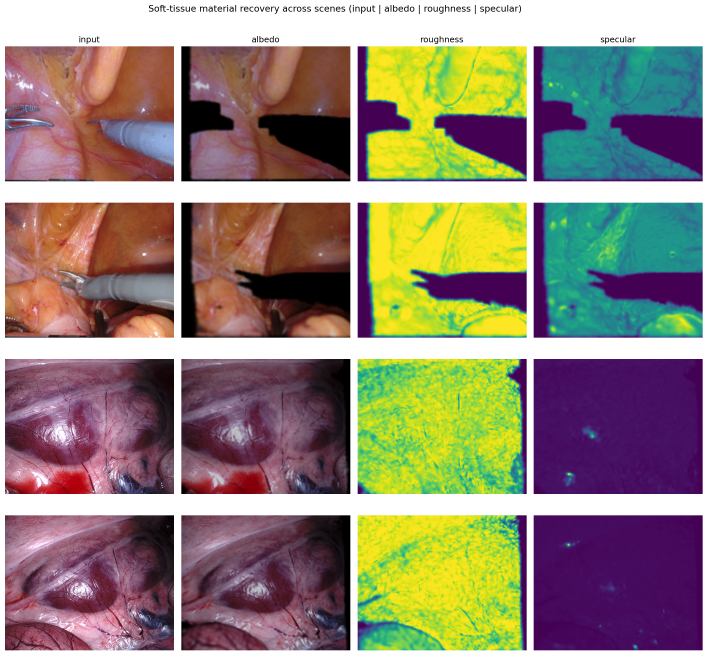
#> input picture submission/bme_online/figures/fig_material_4x4.png, 2122 x 1966 px, found by its file name (shown at 1/3 size)
$ python make_mbec_material_figure.py
#> lines starting #> are read from the running program, lines starting #| are printed output that depends on the picture
"""Optical-material figure for MBEC.

Re-lays out the 4x4 material grid (input | albedo | roughness | specular for
two EndoNeRF scenes and two SCARED keyframes): the generic title is removed
and each row receives its scene label.
"""
from __future__ import annotations

from pathlib import Path

import numpy as np
from PIL import Image, ImageDraw, ImageFont

ROOT = Path(__file__).resolve().parents[1]
FIGURES = ROOT / "submission" / "mbec" / "figures"
SOURCE = FIGURES / "fig_material_4x4.png"
OUT = FIGURES / "fig_material.png"
ROW_BANDS = ((139, 544), (608, 1013), (1077, 1482), (1546, 1951))
ROW_LABELS = ("EndoNeRF pulling", "EndoNeRF cutting", "SCARED keyframe 1", "SCARED keyframe 2")


def font(size: int) -> ImageFont.FreeTypeFont:
    for name in ("arial.ttf", "DejaVuSans.ttf"):
        path = Path(r"C:\Windows\Fonts") / name
        if path.exists():
            return ImageFont.truetype(str(path), size)
    return ImageFont.load_default()


ROWS = (0, 2)
GAP = 24


def main() -> None:
    source = Image.open(SOURCE).convert("RGB")
    header = 58
    margin = 70
    bands = [ROW_BANDS[k] for k in ROWS]
    height = sum(bottom - top for top, bottom in bands) + GAP * (len(bands) - 1)
    canvas = Image.new("RGB", (source.width + margin, height + header), "white")
#> canvas: PIL image 2192x892 RGB; every value is 255
    draw = ImageDraw.Draw(canvas)
    typeface = font(34)

    gray = np.asarray(source.convert("L"))[ROW_BANDS[0][0] : ROW_BANDS[0][1]]
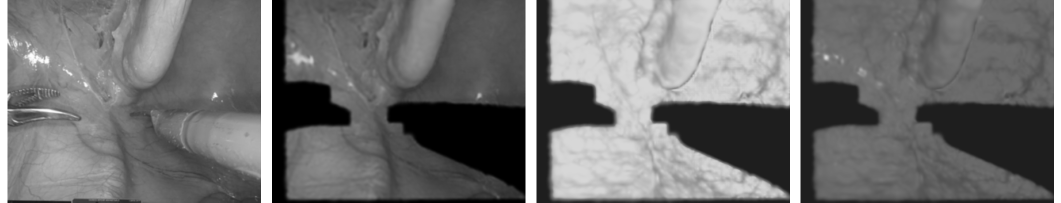
#> gray: shape (405, 2122) (shown at 1/2 size); min 0, max 255, mean 113.9
    occupied = (gray < 245).any(axis=0)
    edges = np.flatnonzero(np.diff(occupied.astype(int)))
#> edges = [14, 521, 543, 1050, 1072, 1579, 1600, 2107]
    starts, stops = edges[::2] + 1, edges[1::2] + 1
#> starts = [15, 544, 1073, 1601]; stops = [522, 1051, 1580, 2108]
    for (start, stop), text in zip(zip(starts, stops), ("input", "albedo", "roughness", "specular")):
        width = draw.textlength(text, font=typeface)
        draw.text((margin + (start + stop) / 2 - width / 2, 10), text, fill="#111827", font=typeface)
#> this loop made 4 passes
#> (start, stop, text, width) on passes 1 to 4: (15, 522, 'input', 26), (544, 1051, 'albedo', 31), (1073, 1580, 'roughness', 50), (1601, 2108, 'specular', 40)
    y = header
    for k, (top, bottom) in zip(ROWS, bands):
        canvas.paste(source.crop((0, top, source.width, bottom)), (margin, y))
        label = Image.new("RGBA", (bottom - top, margin), (255, 255, 255, 0))
        label_draw = ImageDraw.Draw(label)
        width = label_draw.textlength(ROW_LABELS[k], font=typeface)
        label_draw.text(((label.width - width) / 2, 12), ROW_LABELS[k], fill="#111827", font=typeface)
        rotated = label.rotate(90, expand=True)
        canvas.paste(rotated, (0, y), rotated)
        y += bottom - top + GAP
#> this loop made 2 passes
#> width on passes 1 to 2: 87, 92
#> pass 1, in main, `rotated = label.rotate(90, expand=True)`:
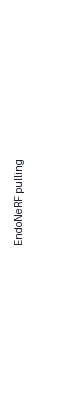
#> rotated: PIL image 70x405 RGBA; mean R, G, B, A 252.3, 252.4, 252.6, 1.9; transparent parts drawn white
#> after the loop:
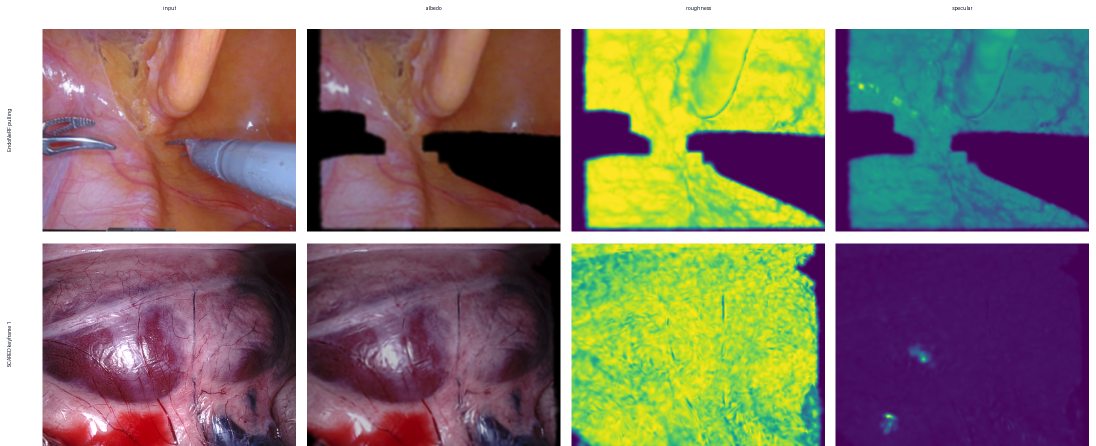
#> canvas: PIL image 2192x892 RGB (shown at 1/2 size); mean R, G, B 136.4, 123.4, 112.5
#> after the loop:
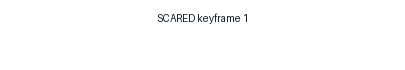
#> label: PIL image 405x70 RGBA; mean R, G, B, A 251.9, 251.9, 252.1, 1.9; transparent parts drawn white
#> after the loop, y = 916
    canvas.save(OUT, dpi=(300, 300))
    print(OUT, canvas.size)
#| submission/mbec/figures/fig_material.png (2192, 892)


if __name__ == "__main__":
    main()

$ run again, with submission/bme_online/figures/_review_all.png copied over submission/bme_online/figures/fig_material_4x4.png
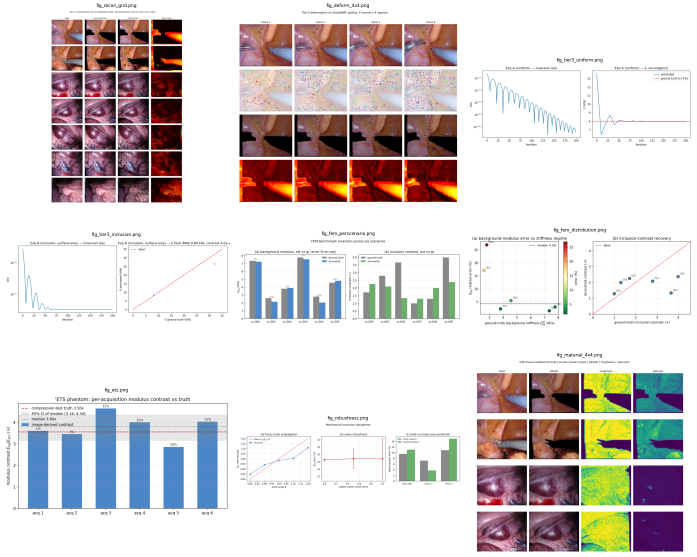
#> input picture submission/bme_online/figures/_review_all.png, 1393 x 1113 px, found by its file name (shown at 1/2 size)
#> in main, `gray = np.asarray(source.convert("L"))[ROW_BANDS[0][0] : ROW_BANDS[0][..`:
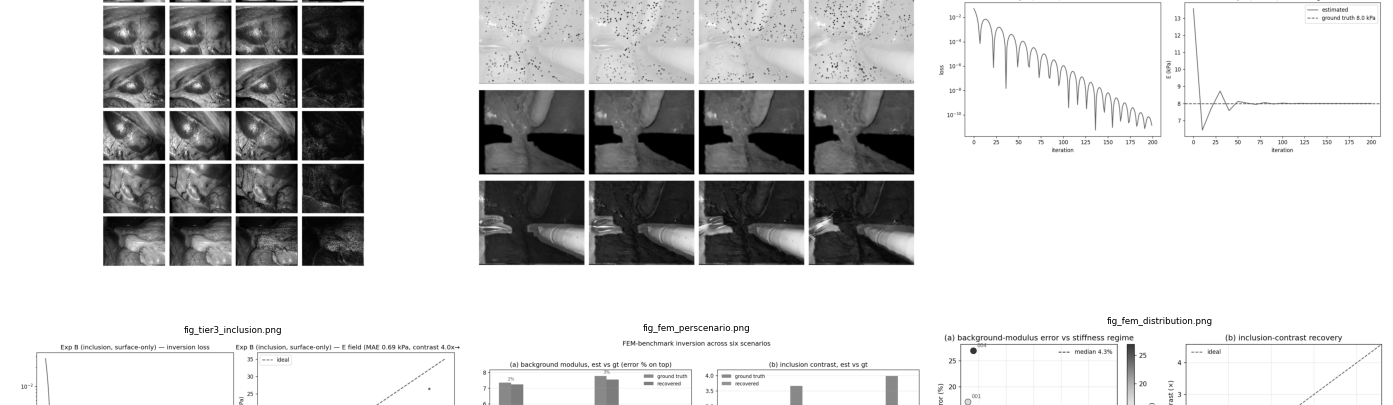
#> gray: shape (405, 1393); min 0, max 255, mean 204.5
#> edges = [20, 32, 33, 459, 477, 919, 936, 1382]
#> starts = [21, 34, 478, 937]; stops = [33, 460, 920, 1383]
#> the loop in main, `for (start, stop), text in zip(zip(starts, stops), ("input", "albedo",..` made 4 passes
#> (start, stop, text, width) on passes 1 to 4: (21, 33, 'input', 26), (34, 460, 'albedo', 31), (478, 920, 'roughness', 50), (937, 1383, 'specular', 40)
#> the loop in main, `for k, (top, bottom) in zip(ROWS, bands):` made 2 passes
#> width on passes 1 to 2: 87, 92
#> after the loop in main, `for k, (top, bottom) in zip(ROWS, bands):`:
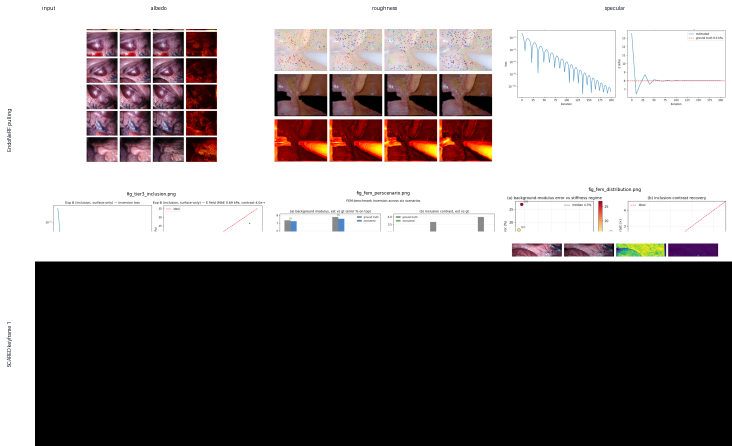
#> canvas: PIL image 1463x892 RGB (shown at 1/2 size); mean R, G, B 136.2, 129.3, 129.2
#> after the loop in main, `for k, (top, bottom) in zip(ROWS, bands):`: y = 916
#| submission/mbec/figures/fig_material.png (1463, 892)

$ run again, with submission/bme_online/figures/fig_deform_4x4.png copied over submission/bme_online/figures/fig_material_4x4.png
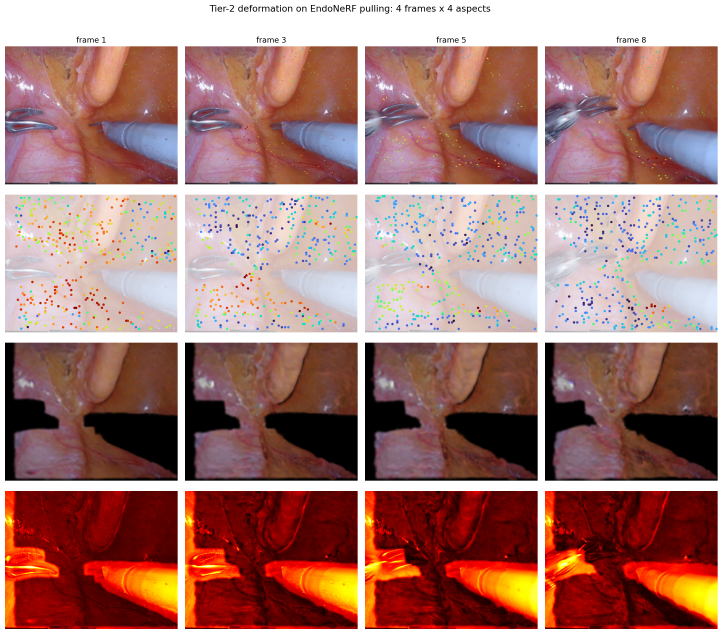
#> input picture submission/bme_online/figures/fig_deform_4x4.png, 2167 x 1902 px, found by its file name (shown at 1/3 size)
#> in main, `gray = np.asarray(source.convert("L"))[ROW_BANDS[0][0] : ROW_BANDS[0][..`:
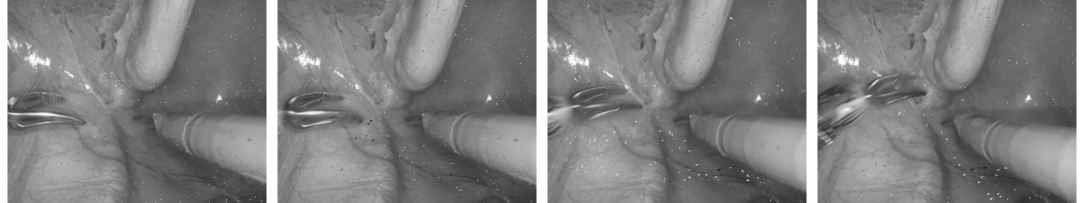
#> gray: shape (405, 2167) (shown at 1/2 size); min 32, max 255, mean 127.7
#> edges = [14, 532, 554, 1072, 1094, 1612, 1634, 2152]
#> starts = [15, 555, 1095, 1635]; stops = [533, 1073, 1613, 2153]
#> the loop in main, `for (start, stop), text in zip(zip(starts, stops), ("input", "albedo",..` made 4 passes
#> (start, stop, text, width) on passes 1 to 4: (15, 533, 'input', 26), (555, 1073, 'albedo', 31), (1095, 1613, 'roughness', 50), (1635, 2153, 'specular', 40)
#> the loop in main, `for k, (top, bottom) in zip(ROWS, bands):` made 2 passes
#> width on passes 1 to 2: 87, 92
#> after the loop in main, `for k, (top, bottom) in zip(ROWS, bands):`:
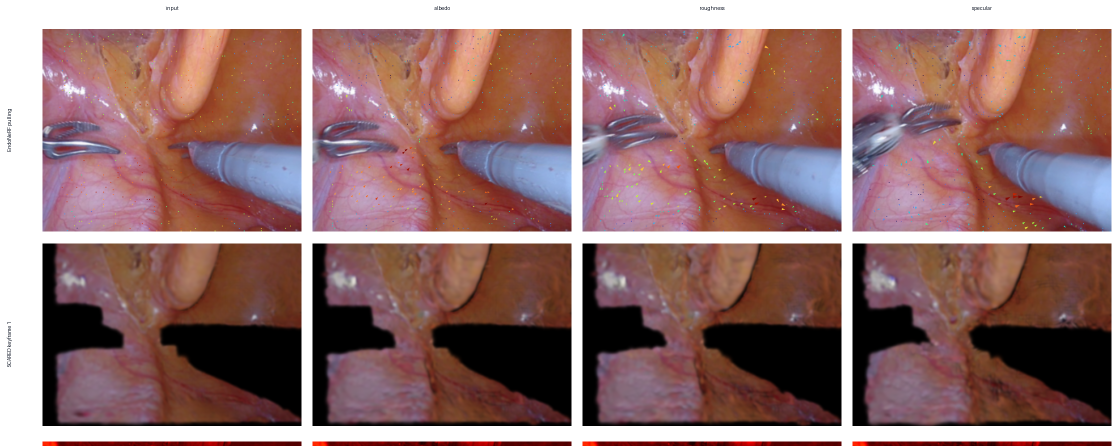
#> canvas: PIL image 2237x892 RGB (shown at 1/2 size); mean R, G, B 148.9, 113.7, 112
#> after the loop in main, `for k, (top, bottom) in zip(ROWS, bands):`: y = 916
#| submission/mbec/figures/fig_material.png (2237, 892)

$ run again, with submission/bme_online/figures/fig_deform_grid.png copied over submission/bme_online/figures/fig_material_4x4.png
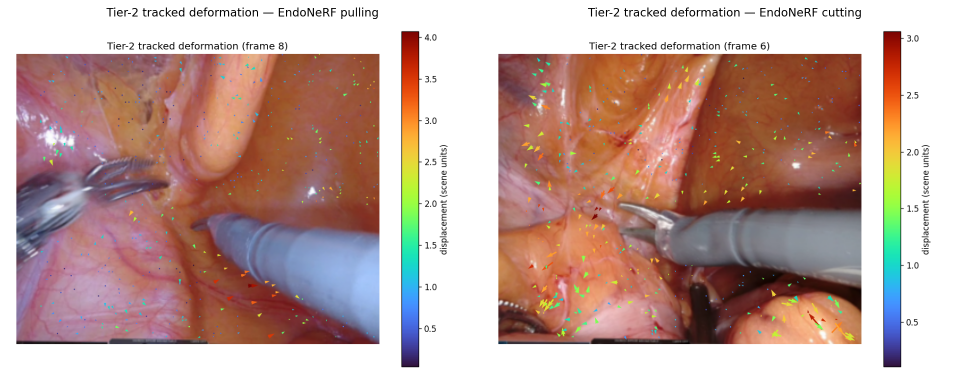
#> input picture submission/bme_online/figures/fig_deform_grid.png, 1935 x 766 px, found by its file name (shown at 1/2 size)
#> in main, `gray = np.asarray(source.convert("L"))[ROW_BANDS[0][0] : ROW_BANDS[0][..`:
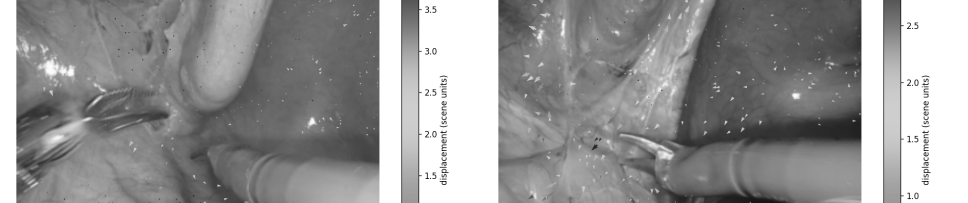
#> gray: shape (405, 1935) (shown at 1/2 size); min 0, max 255, mean 148.3
#> edges = 24 values from 31 to 1860
#> starts = [32, 802, 850, 860, 864, 879, 996, 1766, 1814, 1824, 1828, 1843]; stops = [759, 844, 859, 863, 874, 897, 1723, 1808, 1823, 1827, 1838, 1861]
#> the loop in main, `for (start, stop), text in zip(zip(starts, stops), ("input", "albedo",..` made 4 passes
#> (start, stop, text, width) on passes 1 to 4: (32, 759, 'input', 26), (802, 844, 'albedo', 31), (850, 859, 'roughness', 50), (860, 863, 'specular', 40)
#> the loop in main, `for k, (top, bottom) in zip(ROWS, bands):` made 2 passes
#> width on passes 1 to 2: 87, 92
#> after the loop in main, `for k, (top, bottom) in zip(ROWS, bands):`:
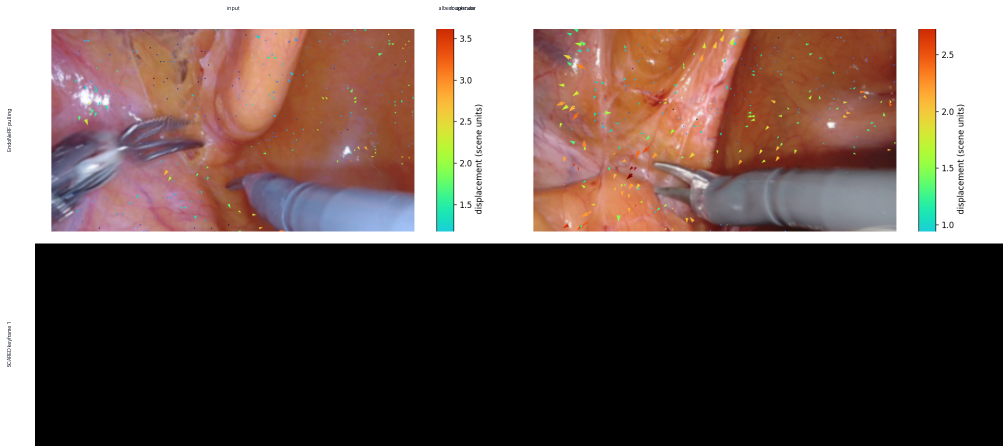
#> canvas: PIL image 2005x892 RGB (shown at 1/2 size); mean R, G, B 109.2, 91.8, 86.4
#> after the loop in main, `for k, (top, bottom) in zip(ROWS, bands):`: y = 916
#| submission/mbec/figures/fig_material.png (2005, 892)
